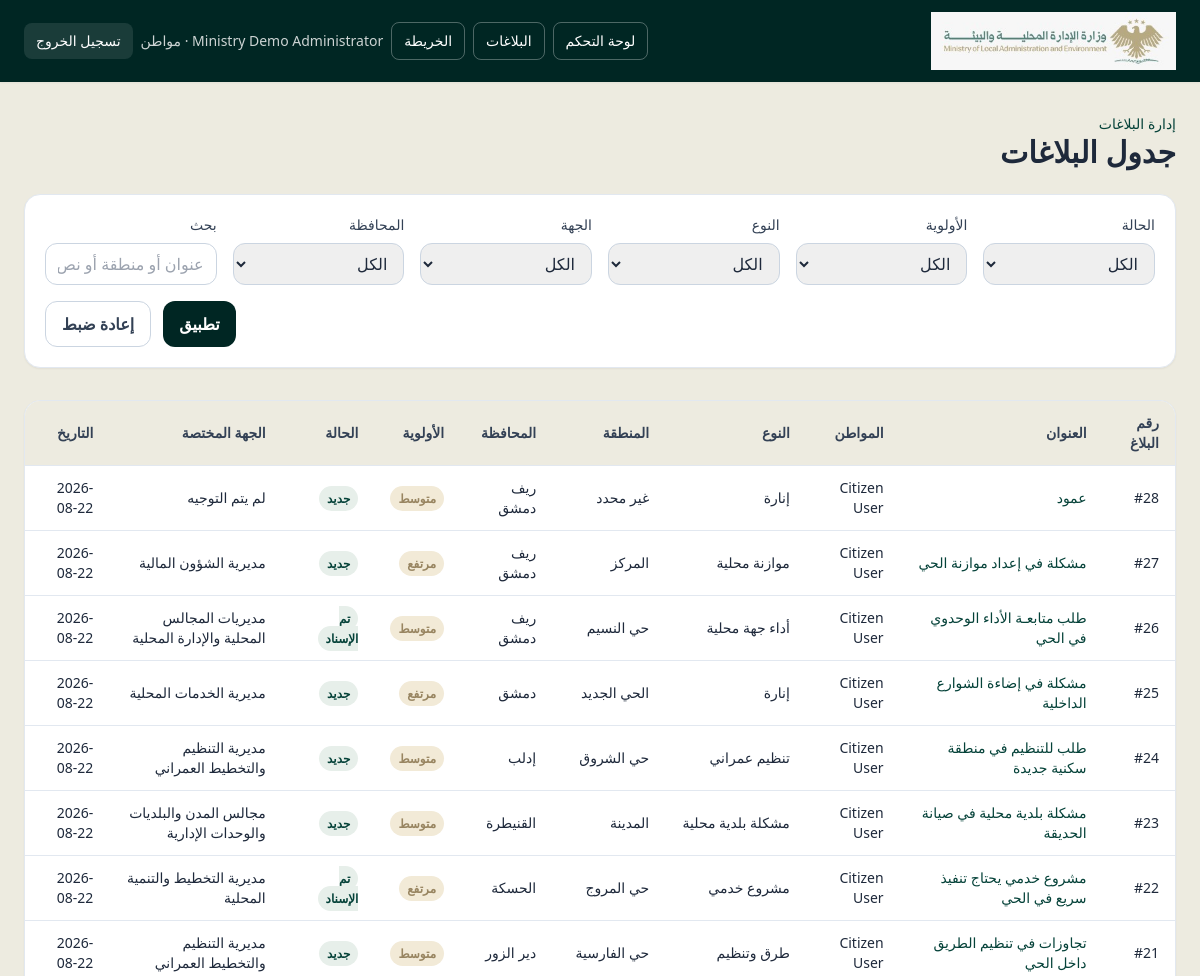
The app's page /admin/complaints (signed in, upper part), older data.
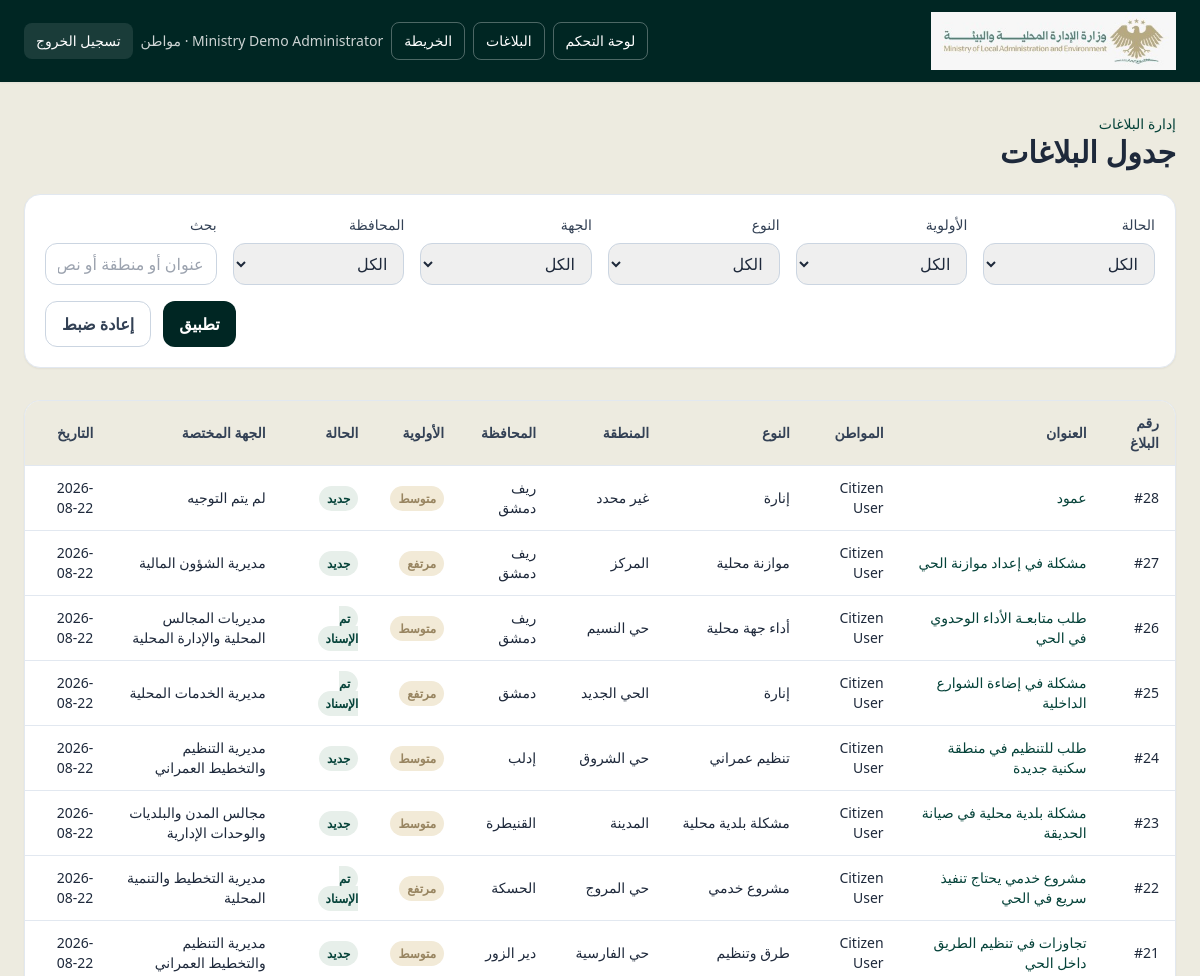
The same page, newer data.
### app/models/complaint.py (models this page shows)
class Complaint(Base):
    __tablename__ = "complaints"
    id: Mapped[int] = mapped_column(primary_key=True, index=True)
    user_id: Mapped[int] = mapped_column(ForeignKey("users.id"), nullable=False)
    category_id: Mapped[int | None] = mapped_column(ForeignKey("categories.id"), nullable=True)
    department_id: Mapped[int | None] = mapped_column(ForeignKey("departments.id"), nullable=True)
    assigned_employee_id: Mapped[int | None] = mapped_column(ForeignKey("users.id"), nullable=True)
    title: Mapped[str] = mapped_column(String(255), nullable=False)
    description: Mapped[str] = mapped_column(Text, nullable=False)
    address: Mapped[str | None] = mapped_column(String(255), nullable=True)
    area: Mapped[str | None] = mapped_column(String(255), nullable=True)
    governorate: Mapped[str | None] = mapped_column(String(255), nullable=True)
    latitude: Mapped[float | None] = mapped_column(Float, nullable=True)
    longitude: Mapped[float | None] = mapped_column(Float, nullable=True)
    image_path: Mapped[str | None] = mapped_column(String(500), nullable=True)
    priority: Mapped[str] = mapped_column(String(50), default="medium", nullable=False)
    status: Mapped[str] = mapped_column(String(50), default="new", nullable=False)
    routing_reason: Mapped[str | None] = mapped_column(Text, nullable=True)
    routing_confidence: Mapped[float | None] = mapped_column(Float, nullable=True)
    assigned_at: Mapped[datetime | None] = mapped_column(DateTime(timezone=True), nullable=True)
    employee_assigned_at: Mapped[datetime | None] = mapped_column(DateTime(timezone=True), nullable=True)
    work_started_at: Mapped[datetime | None] = mapped_column(DateTime(timezone=True), nullable=True)
    work_completed_at: Mapped[datetime | None] = mapped_column(DateTime(timezone=True), nullable=True)
    completion_image_path: Mapped[str | None] = mapped_column(String(500), nullable=True)
    completion_note: Mapped[str | None] = mapped_column(Text, nullable=True)
    resolved_at: Mapped[datetime | None] = mapped_column(DateTime(timezone=True), nullable=True)
    created_at: Mapped[datetime] = mapped_column(DateTime(timezone=True), default=lambda: datetime.now(timezone.utc), nullable=False)
    updated_at: Mapped[datetime] = mapped_column(
        DateTime(timezone=True),
        default=lambda: datetime.now(timezone.utc),
        onupdate=lambda: datetime.now(timezone.utc),
        nullable=False,
    )
    user: Mapped["User"] = relationship(back_populates="complaints", foreign_keys=[user_id])
    category: Mapped["Category"] = relationship(back_populates="complaints")
    department: Mapped["Department"] = relationship(back_populates="complaints")
    comments: Mapped[list["Comment"]] = relationship(back_populates="complaint")
    updates: Mapped[list["ComplaintUpdate"]] = relationship(back_populates="complaint")
    assigned_employee: Mapped["User | None"] = relationship(back_populates="assigned_tasks", foreign_keys=[assigned_employee_id])

### app/models/user.py (models this page shows)
class User(Base):
    __tablename__ = "users"
    id: Mapped[int] = mapped_column(primary_key=True, index=True)
    name: Mapped[str] = mapped_column(String(150), nullable=False)
    email: Mapped[str] = mapped_column(String(255), unique=True, index=True, nullable=False)
    hashed_password: Mapped[str] = mapped_column(String(255), nullable=False)
    role: Mapped[str] = mapped_column(String(50), default="citizen", nullable=False)
    department_id: Mapped[int | None] = mapped_column(ForeignKey("departments.id"), nullable=True)
    national_id_hash: Mapped[str | None] = mapped_column(String(128), unique=True, nullable=True)
    national_id_encrypted: Mapped[str | None] = mapped_column(String(512), nullable=True)
    phone: Mapped[str | None] = mapped_column(String(50), nullable=True)
    job_title: Mapped[str | None] = mapped_column(String(150), nullable=True)
    is_active: Mapped[bool] = mapped_column(Boolean, default=True, nullable=False)
    created_at: Mapped[datetime] = mapped_column(DateTime(timezone=True), default=lambda: datetime.now(timezone.utc), nullable=False)
    updated_at: Mapped[datetime] = mapped_column(
        DateTime(timezone=True),
        default=lambda: datetime.now(timezone.utc),
        onupdate=lambda: datetime.now(timezone.utc),
        nullable=False,
    )
    complaints: Mapped[list["Complaint"]] = relationship(back_populates="user", foreign_keys="Complaint.user_id")
    comments: Mapped[list["Comment"]] = relationship(back_populates="user")
    complaint_updates: Mapped[list["ComplaintUpdate"]] = relationship(back_populates="user")
    department: Mapped["Department | None"] = relationship(foreign_keys=[department_id])
    assigned_tasks: Mapped[list["Complaint"]] = relationship(back_populates="assigned_employee", foreign_keys="Complaint.assigned_employee_id")

### app/models/category.py (models this page shows)
class Category(Base):
    __tablename__ = "categories"
    id: Mapped[int] = mapped_column(primary_key=True, index=True)
    name: Mapped[str] = mapped_column(String(200), nullable=False)
    slug: Mapped[str] = mapped_column(String(200), unique=True, index=True, nullable=False)
    description: Mapped[str | None] = mapped_column(Text, nullable=True)
    created_at: Mapped[datetime] = mapped_column(DateTime(timezone=True), default=lambda: datetime.now(timezone.utc), nullable=False)
    updated_at: Mapped[datetime] = mapped_column(
        DateTime(timezone=True),
        default=lambda: datetime.now(timezone.utc),
        onupdate=lambda: datetime.now(timezone.utc),
        nullable=False,
    )
    complaints: Mapped[list["Complaint"]] = relationship(back_populates="category")

### app/models/department.py (models this page shows)
class Department(Base):
    __tablename__ = "departments"
    id: Mapped[int] = mapped_column(primary_key=True, index=True)
    name: Mapped[str] = mapped_column(String(255), nullable=False)
    slug: Mapped[str] = mapped_column(String(255), unique=True, index=True, nullable=False)
    description: Mapped[str] = mapped_column(Text, nullable=False)
    scope: Mapped[str] = mapped_column(String(50), nullable=False, default="directorate")
    created_at: Mapped[datetime] = mapped_column(DateTime(timezone=True), default=lambda: datetime.now(timezone.utc), nullable=False)
    updated_at: Mapped[datetime] = mapped_column(
        DateTime(timezone=True),
        default=lambda: datetime.now(timezone.utc),
        onupdate=lambda: datetime.now(timezone.utc),
        nullable=False,
    )
    complaints: Mapped[list["Complaint"]] = relationship(back_populates="department")

### app/routers/auth.py (the view)
@router.get("/admin/complaints")
async def admin_complaints_list(
    request: Request,
    user: User = Depends(require_role("ministry_admin")),
    db: Session = Depends(get_db),
    status: str | None = Query(default=None),
    priority: str | None = Query(default=None),
    category: str | None = Query(default=None),
    department: str | None = Query(default=None),
    governorate: str | None = Query(default=None),
    search: str | None = Query(default=None),
):
    stmt = (
        select(Complaint)
        .options(selectinload(Complaint.user), selectinload(Complaint.category), selectinload(Complaint.department))
        .order_by(Complaint.created_at.desc())
    )
    if status:
        stmt = stmt.where(Complaint.status == status)
    if priority:
        stmt = stmt.where(Complaint.priority == priority)
    if category:
        stmt = stmt.where(Complaint.category_id == int(category))
    if department:
        stmt = stmt.where(Complaint.department_id == int(department))
    if governorate:
        stmt = stmt.where(Complaint.governorate == governorate)
    if search:
        term = f"%{search.strip()}%"
        stmt = stmt.where(
            or_(
                Complaint.title.ilike(term),
                Complaint.description.ilike(term),
                Complaint.address.ilike(term),
                Complaint.area.ilike(term),
                Complaint.governorate.ilike(term),
            )
        )
    complaints = db.scalars(stmt).all()
    categories = db.scalars(select(Category).order_by(Category.name.asc())).all()
    departments = db.scalars(select(Department).order_by(Department.name.asc())).all()
    governorates = SYRIAN_GOVERNORATES
    return templates.TemplateResponse(
        request,
        "admin_complaints.html",
        {
            "title": "إدارة البلاغات",
            "user": user,
            "slogan": settings.project_slogan,
            "complaints": complaints,
            "categories": categories,
            "departments": departments,
            "governorates": governorates,
            "status_filter": status,
            "priority_filter": priority,
            "category_filter": category,
            "department_filter": department,
            "governorate_filter": governorate,
            "search": search,
        },
    )

### app/templates/admin_complaints.html (shortened to what the changed rows need)
<!DOCTYPE html>
{% set lang = current_language(request) %}<html lang="{{ lang }}" dir="{{ 'rtl' if lang == 'ar' else 'ltr' }}">
  <head>
    <script src="https://cdn.tailwindcss.com"></script>
    <link rel="stylesheet" href="/static/css/ministry-theme.css" />
  </head>
  <body class="text-slate-800" dir="{{ 'rtl' if lang == 'ar' else 'ltr' }}">
    <main class="mx-auto max-w-7xl px-6 py-8">
      <div class="mb-6 flex items-center justify-between">
        <div>
          <h1 class="text-3xl font-bold">جدول البلاغات</h1>
        </div>
      </div>
      <div class="overflow-x-auto rounded-2xl border border-slate-200 bg-white shadow-sm">
        <table class="min-w-full text-right text-sm">
          <thead class="bg-slate-100 text-slate-700">
            <tr>
              <th class="px-4 py-3">رقم البلاغ</th>
              <th class="px-4 py-3">العنوان</th>
              <th class="px-4 py-3">المواطن</th>
              <th class="px-4 py-3">النوع</th>
              <th class="px-4 py-3">المنطقة</th>
              <th class="px-4 py-3">المحافظة</th>
              <th class="px-4 py-3">الأولوية</th>
              <th class="px-4 py-3">الحالة</th>
              <th class="px-4 py-3">الجهة المختصة</th>
              <th class="px-4 py-3">التاريخ</th>
            </tr>
          </thead>
          <tbody>
            {% for complaint in complaints %}
            <tr class="border-t border-slate-200 hover:bg-slate-50">
              <td class="px-4 py-3">#{{ complaint.id }}</td>
              <td class="px-4 py-3"><a href="/admin/complaints/{{ complaint.id }}" class="font-medium text-sky-700 hover:underline">{{ complaint.title }}</a></td>
              <td class="px-4 py-3">{{ complaint.user.name if complaint.user else 'غير معروف' }}</td>
              <td class="px-4 py-3">{{ complaint.category.name if complaint.category else 'غير محدد' }}</td>
              <td class="px-4 py-3">{{ complaint.area or 'غير محدد' }}</td>
              <td class="px-4 py-3">{{ complaint.governorate or 'غير محدد' }}</td>
              <td class="px-4 py-3"><span class="rounded-full bg-amber-100 px-2 py-1 text-xs font-semibold text-amber-800">{{ priority_label(complaint.priority, request) }}</span></td>
              <td class="px-4 py-3"><span class="rounded-full bg-sky-100 px-2 py-1 text-xs font-semibold text-sky-800">{{ status_label(complaint.status, request) }}</span></td>
              <td class="px-4 py-3">{{ complaint.department.name if complaint.department else 'لم يتم التوجيه' }}</td>
              <td class="px-4 py-3">{{ complaint.created_at.strftime('%Y-%m-%d') }}</td>
            </tr>
            {% else %}
            <tr>
              <td colspan="10" class="px-4 py-8 text-center text-slate-500">لا توجد بلاغات</td>
            </tr>
            {% endfor %}
          </tbody>
        </table>
      </div>
    </main>
  </body>
</html>

Row changes from the older to the newer data that the page shows:
changed Complaint "مشكلة في إضاءة الشوارع الداخلية": status "جديد" → "تم الإسناد"
